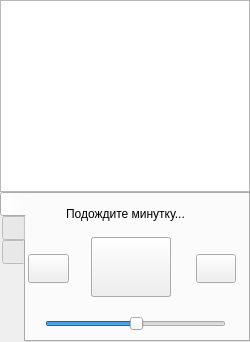
<?xml version="1.0" encoding="UTF-8"?>
<ui version="4.0">
 <class>Krudio</class>
 <widget class="QMainWindow" name="Krudio">
  <property name="geometry">
   <rect>
    <x>0</x>
    <y>0</y>
    <width>250</width>
    <height>342</height>
   </rect>
  </property>
  <property name="minimumSize">
   <size>
    <width>250</width>
    <height>342</height>
   </size>
  </property>
  <property name="maximumSize">
   <size>
    <width>250</width>
    <height>342</height>
   </size>
  </property>
  <property name="windowTitle">
   <string>Krudio</string>
  </property>
  <property name="windowIcon">
   <iconset theme="radio"/>
  </property>
  <property name="tabShape">
   <enum>QTabWidget::Rounded</enum>
  </property>
  <widget class="QWidget" name="centralWidget">
   <widget class="QTableWidget" name="tableWidget">
    <property name="geometry">
     <rect>
      <x>0</x>
      <y>0</y>
      <width>250</width>
      <height>192</height>
     </rect>
    </property>
    <property name="selectionMode">
     <enum>QAbstractItemView::ExtendedSelection</enum>
    </property>
   </widget>
   <widget class="QTabWidget" name="tabWidget">
    <property name="enabled">
     <bool>true</bool>
    </property>
    <property name="geometry">
     <rect>
      <x>0</x>
      <y>192</y>
      <width>250</width>
      <height>150</height>
     </rect>
    </property>
    <property name="mouseTracking">
     <bool>false</bool>
    </property>
    <property name="acceptDrops">
     <bool>false</bool>
    </property>
    <property name="layoutDirection">
     <enum>Qt::LeftToRight</enum>
    </property>
    <property name="tabPosition">
     <enum>QTabWidget::West</enum>
    </property>
    <property name="tabShape">
     <enum>QTabWidget::Rounded</enum>
    </property>
    <property name="currentIndex">
     <number>0</number>
    </property>
    <property name="iconSize">
     <size>
      <width>16</width>
      <height>16</height>
     </size>
    </property>
    <property name="elideMode">
     <enum>Qt::ElideNone</enum>
    </property>
    <property name="usesScrollButtons">
     <bool>false</bool>
    </property>
    <property name="documentMode">
     <bool>false</bool>
    </property>
    <property name="tabsClosable">
     <bool>false</bool>
    </property>
    <property name="movable">
     <bool>false</bool>
    </property>
    <property name="tabBarAutoHide">
     <bool>false</bool>
    </property>
    <widget class="QWidget" name="tab">
     <attribute name="icon">
      <iconset theme="go-next">
       <normaloff>.</normaloff>.</iconset>
     </attribute>
     <attribute name="title">
      <string/>
     </attribute>
     <widget class="QPushButton" name="prevPlay">
      <property name="geometry">
       <rect>
        <x>2</x>
        <y>60</y>
        <width>41</width>
        <height>29</height>
       </rect>
      </property>
      <property name="text">
       <string/>
      </property>
      <property name="icon">
       <iconset theme="media-skip-backward">
        <normaloff>.</normaloff>.</iconset>
      </property>
     </widget>
     <widget class="QPushButton" name="pausePlay">
      <property name="geometry">
       <rect>
        <x>65</x>
        <y>43</y>
        <width>80</width>
        <height>60</height>
       </rect>
      </property>
      <property name="text">
       <string/>
      </property>
      <property name="icon">
       <iconset theme="media-playback-start">
        <normaloff>.</normaloff>.</iconset>
      </property>
      <property name="iconSize">
       <size>
        <width>36</width>
        <height>36</height>
       </size>
      </property>
     </widget>
     <widget class="QPushButton" name="nextPlay">
      <property name="geometry">
       <rect>
        <x>170</x>
        <y>60</y>
        <width>40</width>
        <height>29</height>
       </rect>
      </property>
      <property name="text">
       <string/>
      </property>
      <property name="icon">
       <iconset theme="media-skip-forward">
        <normaloff>.</normaloff>.</iconset>
      </property>
     </widget>
     <widget class="QPushButton" name="pausePause">
      <property name="geometry">
       <rect>
        <x>65</x>
        <y>43</y>
        <width>80</width>
        <height>60</height>
       </rect>
      </property>
      <property name="text">
       <string/>
      </property>
      <property name="icon">
       <iconset theme="media-playback-pause">
        <normaloff>.</normaloff>.</iconset>
      </property>
      <property name="iconSize">
       <size>
        <width>36</width>
        <height>36</height>
       </size>
      </property>
     </widget>
     <widget class="QLabel" name="waitMinute">
      <property name="geometry">
       <rect>
        <x>40</x>
        <y>10</y>
        <width>131</width>
        <height>20</height>
       </rect>
      </property>
      <property name="text">
       <string>Подождите минутку...</string>
      </property>
     </widget>
     <widget class="QSlider" name="volumeChange">
      <property name="geometry">
       <rect>
        <x>19</x>
        <y>120</y>
        <width>181</width>
        <height>20</height>
       </rect>
      </property>
      <property name="value">
       <number>50</number>
      </property>
      <property name="orientation">
       <enum>Qt::Horizontal</enum>
      </property>
     </widget>
     <zorder>pausePause</zorder>
     <zorder>prevPlay</zorder>
     <zorder>pausePlay</zorder>
     <zorder>nextPlay</zorder>
     <zorder>waitMinute</zorder>
     <zorder>volumeChange</zorder>
    </widget>
    <widget class="QWidget" name="tab_2">
     <attribute name="icon">
      <iconset theme="document-edit">
       <normaloff>.</normaloff>.</iconset>
     </attribute>
     <attribute name="title">
      <string notr="true"/>
     </attribute>
     <widget class="QLineEdit" name="nameStations">
      <property name="geometry">
       <rect>
        <x>10</x>
        <y>30</y>
        <width>191</width>
        <height>29</height>
       </rect>
      </property>
     </widget>
     <widget class="QLabel" name="label">
      <property name="geometry">
       <rect>
        <x>10</x>
        <y>10</y>
        <width>101</width>
        <height>17</height>
       </rect>
      </property>
      <property name="text">
       <string comment="Name">Название</string>
      </property>
     </widget>
     <widget class="QLineEdit" name="urlStations">
      <property name="geometry">
       <rect>
        <x>10</x>
        <y>80</y>
        <width>191</width>
        <height>29</height>
       </rect>
      </property>
     </widget>
     <widget class="QLabel" name="label_2">
      <property name="geometry">
       <rect>
        <x>10</x>
        <y>61</y>
        <width>55</width>
        <height>17</height>
       </rect>
      </property>
      <property name="text">
       <string>URL</string>
      </property>
     </widget>
     <widget class="QPushButton" name="pushButton_2">
      <property name="geometry">
       <rect>
        <x>10</x>
        <y>115</y>
        <width>85</width>
        <height>29</height>
       </rect>
      </property>
      <property name="text">
       <string/>
      </property>
      <property name="icon">
       <iconset theme="dialog-ok-apply">
        <normaloff>.</normaloff>.</iconset>
      </property>
      <property name="iconSize">
       <size>
        <width>24</width>
        <height>24</height>
       </size>
      </property>
     </widget>
     <widget class="QPushButton" name="pushButton_3">
      <property name="geometry">
       <rect>
        <x>117</x>
        <y>115</y>
        <width>85</width>
        <height>29</height>
       </rect>
      </property>
      <property name="text">
       <string/>
      </property>
      <property name="icon">
       <iconset theme="edit-delete">
        <normaloff>.</normaloff>.</iconset>
      </property>
     </widget>
    </widget>
    <widget class="QWidget" name="tab_4">
     <attribute name="icon">
      <iconset theme="view-preview">
       <normaloff>.</normaloff>.</iconset>
     </attribute>
     <attribute name="title">
      <string/>
     </attribute>
     <widget class="QLabel" name="label_3">
      <property name="geometry">
       <rect>
        <x>10</x>
        <y>30</y>
        <width>81</width>
        <height>17</height>
       </rect>
      </property>
      <property name="text">
       <string>Тема иконок</string>
      </property>
     </widget>
     <widget class="QLabel" name="label_4">
      <property name="geometry">
       <rect>
        <x>110</x>
        <y>30</y>
        <width>91</width>
        <height>17</height>
       </rect>
      </property>
      <property name="text">
       <string>Размер иконок</string>
      </property>
     </widget>
     <widget class="QGroupBox" name="groupBox">
      <property name="geometry">
       <rect>
        <x>110</x>
        <y>50</y>
        <width>71</width>
        <height>61</height>
       </rect>
      </property>
      <property name="title">
       <string/>
      </property>
      <widget class="QRadioButton" name="radioButton_4">
       <property name="geometry">
        <rect>
         <x>0</x>
         <y>30</y>
         <width>71</width>
         <height>22</height>
        </rect>
       </property>
       <property name="text">
        <string>&amp;32x32</string>
       </property>
       <property name="checked">
        <bool>false</bool>
       </property>
       <property name="autoExclusive">
        <bool>true</bool>
       </property>
      </widget>
      <widget class="QRadioButton" name="radioButton_3">
       <property name="geometry">
        <rect>
         <x>0</x>
         <y>0</y>
         <width>71</width>
         <height>22</height>
        </rect>
       </property>
       <property name="text">
        <string>&amp;16x16</string>
       </property>
      </widget>
     </widget>
     <widget class="QGroupBox" name="groupBox_2">
      <property name="geometry">
       <rect>
        <x>10</x>
        <y>50</y>
        <width>81</width>
        <height>61</height>
       </rect>
      </property>
      <property name="title">
       <string/>
      </property>
      <widget class="QRadioButton" name="radioButton">
       <property name="geometry">
        <rect>
         <x>0</x>
         <y>0</y>
         <width>81</width>
         <height>22</height>
        </rect>
       </property>
       <property name="text">
        <string>Светлая</string>
       </property>
      </widget>
      <widget class="QRadioButton" name="radioButton_2">
       <property name="geometry">
        <rect>
         <x>0</x>
         <y>30</y>
         <width>81</width>
         <height>22</height>
        </rect>
       </property>
       <property name="text">
        <string>Темная</string>
       </property>
       <property name="checked">
        <bool>false</bool>
       </property>
       <property name="autoExclusive">
        <bool>true</bool>
       </property>
      </widget>
     </widget>
    </widget>
   </widget>
  </widget>
  <action name="action">
   <property name="text">
    <string>О программе</string>
   </property>
  </action>
 </widget>
 <layoutdefault spacing="6" margin="11"/>
 <resources/>
 <connections/>
</ui>
